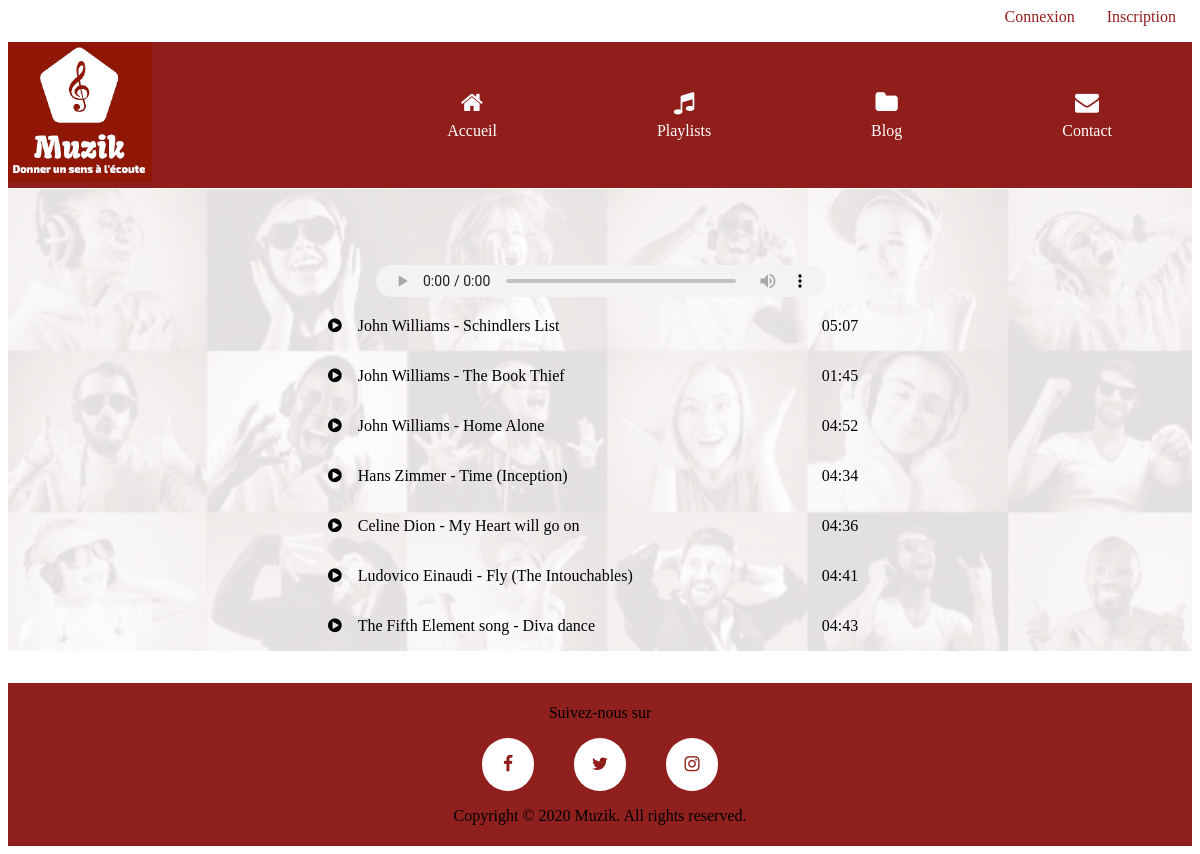
The app's page /music.php?Id=5 with its own data.
### tables this page shows
CREATE TABLE `Playlists` (
  `Id` int(11) NOT NULL,
  `Titre` varchar(255) NOT NULL,
  `Cat_Id` int(11) NOT NULL,
  `Music` varchar(255) NOT NULL,
  `Time` varchar(255) NOT NULL
);

### music.php (called while the page is built, shortened)
<?php
include('database/bdd_connection.php') ;
$query ='SELECT * FROM Playlists WHERE Cat_Id='.$_GET['Id'];
$resultSet = $pdo->query($query);
$musics = $resultSet->fetchAll();
include 'Templates/layout.phtml';
?>

### Templates/music.phtml (the view)
<main class="playlist">
	<div class="container">
		<h1 class="playlist__titre"><?php echo $_GET['Titre'];?></h1>
		<div class="playing__titre" id="titre"></div>
		<audio class="audio" id="audioPlayer" controls>
		</audio>
		    <div class="player">
			    <?php foreach($musics as $music): ?>
				    <div  class="player__playlist">
			            <p class="player__signe" onclick="change_music('Audio/<?php echo $music['Music']?>','<?php echo $music['Titre']?>'); "><i class="fa fa-play-circle"></i></p>
			            <div class="titre">
							<p class="player__titre" onclick="change_music('Audio/<?php echo $music['Music']?>','<?php echo $music['Titre']?>');"><?php echo $music['Titre']?></p>
			            </div>
			            <p class="player__time"><?php echo $music['Time']?></p>
			        </div>
			    <?php endforeach;?>
			</div>
    </div>
</main>

### css/style.css (style rules this page uses)
* { box-sizing: border-box; }
.container { max-width: 1200px; margin: 0 auto; }
.playlist { background-image: url("../images/example.png"); }
.player { padding:0 20em; }
.playlist__titre { margin-top: 0; padding-top: 1em; text-align: center; text-transform: uppercase; }
.playing__titre { padding-bottom:1em; text-align: center; font-size: 1.5em; font-weight: 100; color: #8F1E1B; }
.audio { width: 450px; height: 32px; margin-left:23em; }
.player__playlist { display:flex; flex-direction: row; }
.player__titre { margin:1em; }
.titre { width:30em; }

### records on screen
playlists: Titre "John Williams - Schindlers List", Time "05:07"
playlists: Titre "John Williams - The Book Thief", Time "01:45"
playlists: Titre "John Williams - Home Alone", Time "04:52"
playlists: Titre "Hans Zimmer - Time (Inception)", Time "04:34"
playlists: Titre "Celine Dion - My Heart will go on", Time "04:36"
playlists: Titre "Ludovico Einaudi - Fly (The Intouchables)", Time "04:41"
playlists: Titre "The Fifth Element song - Diva dance", Time "04:43"
